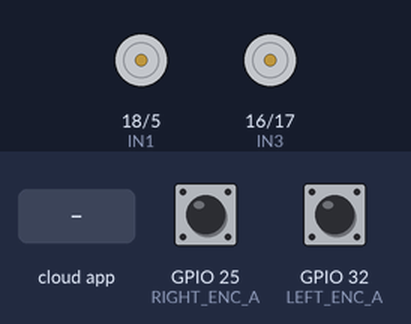
A sketch run on a simulated ESP32. On the bench: motor-driver pin pairs drawn as motors (green arrow = first pin HIGH = forward, orange = second pin HIGH = backward, longer = more drive, scaled by the enable pin). The test bench sets the inputs (shaded band); at power-on: GPIO 25 (RIGHT_ENC_A) HIGH, GPIO 32 (LEFT_ENC_A) HIGH. The ROS host is connected and sends only what is stated.

Above: at 3.2 s.
3.3 s: the phone or cloud app sets linear.x to -100
At 4.5 s:
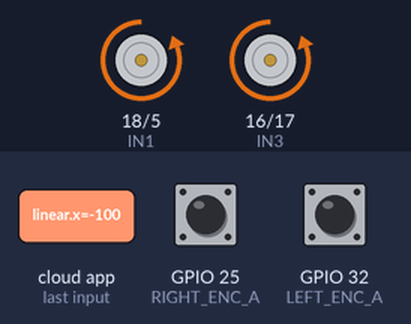
4.8 s: the phone or cloud app sets angular.z to -100
At 6.0 s:
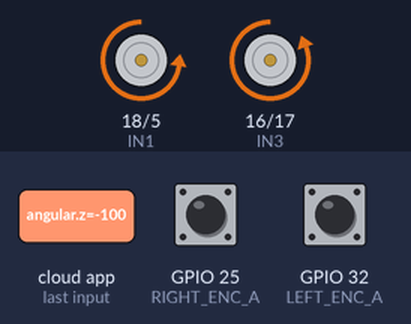
6.3 s: the phone or cloud app sets linear.x to 0
At 7.4 s:
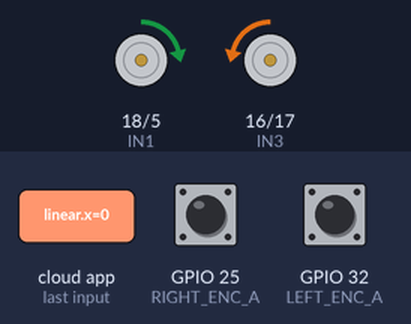
7.8 s: the phone or cloud app sets angular.z to 0
At 8.7 s:
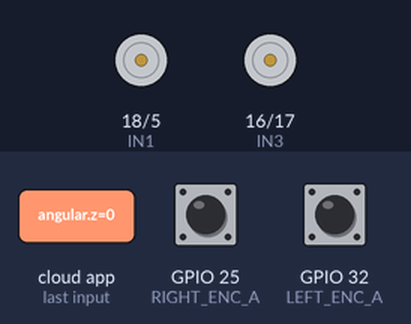
9.3 s: the phone or cloud app sets linear.x to 100
At 10.1 s:
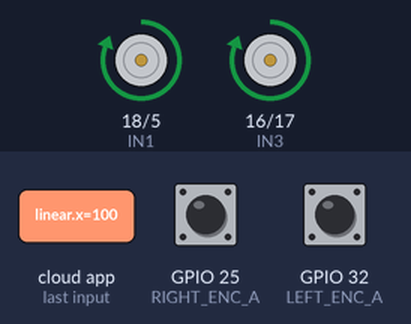
10.8 s: the phone or cloud app sets linear.x to -100
At 11.6 s:
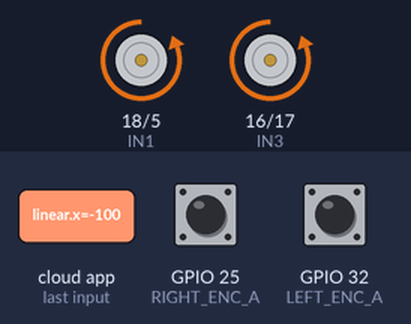
Timing chart, 0 to 13.3 s (numbered marks = the images above; inputs shaded):
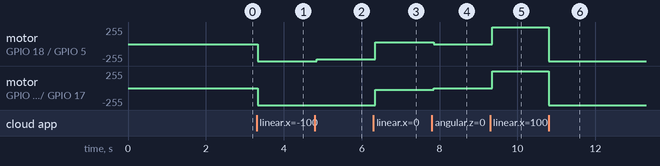

The sketch:

cmd_and_odom.ino
```cpp
#include <micro_ros_arduino.h>
#include <rcl/rcl.h>
#include <rclc/executor.h>
#include <rclc/rclc.h>
#include <geometry_msgs/msg/twist.h>
#include <nav_msgs/msg/odometry.h>

// ==== L298N MOTOR DRIVER PINS ====
#define ENA 4    // PWM for left motor
#define IN1 18
#define IN2 5

#define ENB 0   // PWM for right motor
#define IN3 16
#define IN4 17

// ==== ENCODER PINS ====
#define LEFT_ENC_A 32
#define LEFT_ENC_B 33
#define RIGHT_ENC_A 25
#define RIGHT_ENC_B 26
// ==== ROBOT PARAMETERS ====
const float WHEEL_RADIUS = 0.045; // meters
const float WHEEL_BASE = 0.22;    // meters
const int TICKS_PER_REV = 1232;

volatile long left_ticks = 0;
volatile long right_ticks = 0;

// ==== ROS2 VARIABLES ====
rcl_publisher_t odom_publisher;
rcl_subscription_t cmd_vel_subscriber;
geometry_msgs__msg__Twist twist_msg;
nav_msgs__msg__Odometry odom_msg;

rclc_executor_t executor;
rclc_support_t support;
rcl_allocator_t allocator;
rcl_node_t node;

// ==== MOTOR CONTROL ====
void setMotorL298N(int pwmPin, int in1, int in2, float speed) {
  int pwm = abs(speed * 255);
  pwm = constrain(pwm, 0, 255);
  digitalWrite(in1, speed >= 0 ? HIGH : LOW);
  digitalWrite(in2, speed >= 0 ? LOW : HIGH);
  ledcWrite(pwmPin, pwm);
}

void setMotorSpeed(float linear, float angular) {
  float v_left = linear - (angular * WHEEL_BASE / 2.0);
  float v_right = linear + (angular * WHEEL_BASE / 2.0);

  setMotorL298N(0, IN1, IN2, v_left);   // channel 0 for ENA
  setMotorL298N(1, IN3, IN4, v_right);  // channel 1 for ENB
}

// ==== ENCODER INTERRUPTS ====
void IRAM_ATTR leftEncoderISR() {
  bool b = digitalRead(LEFT_ENC_B);
  left_ticks += b ? -1 : 1;
}

void IRAM_ATTR rightEncoderISR() {
  bool b = digitalRead(RIGHT_ENC_B);
  right_ticks += b ? 1 : -1;
}

// ==== ROS CALLBACK ====
void cmdVelCallback(const void *msgin) {
  const geometry_msgs__msg__Twist *msg = (const geometry_msgs__msg__Twist *)msgin;
  setMotorSpeed(msg->linear.x, msg->angular.z);
}

// ==== ODOMETRY ====
void publishOdometry() {
  static long last_left = 0, last_right = 0;

  noInterrupts();
  long current_left = left_ticks;
  long current_right = right_ticks;
  interrupts();

  long delta_left = current_left - last_left;
  long delta_right = current_right - last_right;
  last_left = current_left;
  last_right = current_right;

  float dist_left = (delta_left / (float)TICKS_PER_REV) * 2 * PI * WHEEL_RADIUS;
  float dist_right = (delta_right / (float)TICKS_PER_REV) * 2 * PI * WHEEL_RADIUS;

  float dist_center = (dist_left + dist_right) / 2.0;

  odom_msg.twist.twist.linear.x = dist_center / 0.05;  // 20 Hz loop
  odom_msg.twist.twist.angular.z = (dist_right - dist_left) / WHEEL_BASE / 0.05;

  rcl_publish(&odom_publisher, &odom_msg, NULL);
}

// ==== SETUP ====
void setup() {
  // === PWM CHANNELS ===
  ledcSetup(0, 1000, 8); ledcAttachPin(ENA, 0);
  ledcSetup(1, 1000, 8); ledcAttachPin(ENB, 1);

  // === MOTOR PINS ===
  pinMode(IN1, OUTPUT); pinMode(IN2, OUTPUT);
  pinMode(IN3, OUTPUT); pinMode(IN4, OUTPUT);

  // === ENCODER PINS ===
  pinMode(LEFT_ENC_A, INPUT_PULLUP);
  pinMode(LEFT_ENC_B, INPUT_PULLUP);
  pinMode(RIGHT_ENC_A, INPUT_PULLUP);
  pinMode(RIGHT_ENC_B, INPUT_PULLUP);
  attachInterrupt(digitalPinToInterrupt(LEFT_ENC_A), leftEncoderISR, RISING);
  attachInterrupt(digitalPinToInterrupt(RIGHT_ENC_A), rightEncoderISR, RISING);

  // === MICRO-ROS INIT ===
  set_microros_transports();
  delay(2000);
  allocator = rcl_get_default_allocator();
  rclc_support_init(&support, 0, NULL, &allocator);
  rclc_node_init_default(&node, "esp32_node", "", &support);
  rclc_publisher_init_default(&odom_publisher, &node, ROSIDL_GET_MSG_TYPE_SUPPORT(nav_msgs, msg, Odometry), "odom");
  rclc_subscription_init_default(&cmd_vel_subscriber, &node, ROSIDL_GET_MSG_TYPE_SUPPORT(geometry_msgs, msg, Twist), "cmd_vel");
  rclc_executor_init(&executor, &support.context, 1, &allocator);
  rclc_executor_add_subscription(&executor, &cmd_vel_subscriber, &twist_msg, &cmdVelCallback, ON_NEW_DATA);
}

// ==== LOOP ====
void loop() {
  rclc_executor_spin_some(&executor, RCL_MS_TO_NS(50));
  publishOdometry();
  delay(50); // 20 Hz loop
}
```

Measured:
- after the input at 3.3 s, motor on GPIO 18 (IN1) / GPIO 5 (IN2), motor on GPIO 16 (IN3) / GPIO 17 (IN4): stopped → backward 255/255 at once
- after the input at 4.8 s, motor on GPIO 18 (IN1) / GPIO 5 (IN2): backward 255/255 → backward 225/255 at once
- after the input at 6.3 s, motor on GPIO 18 (IN1) / GPIO 5 (IN2): backward 225/255 → forward 28/255 after 0.05 s; motor on GPIO 16 (IN3) / GPIO 17 (IN4): backward 255/255 → backward 28/255 after 0.05 s
- after the input at 7.8 s, motor on GPIO 18 (IN1) / GPIO 5 (IN2): forward 28/255 → stopped after 0.05 s; motor on GPIO 16 (IN3) / GPIO 17 (IN4): backward 28/255 → stopped after 0.05 s
- after the input at 9.3 s, motor on GPIO 18 (IN1) / GPIO 5 (IN2), motor on GPIO 16 (IN3) / GPIO 17 (IN4): stopped → forward 255/255 after 0.06 s
- after the input at 10.8 s, motor on GPIO 18 (IN1) / GPIO 5 (IN2), motor on GPIO 16 (IN3) / GPIO 17 (IN4): forward 255/255 → backward 255/255 at once
